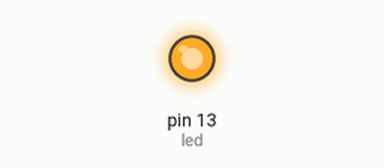
Recording of a sketch running on a simulated Arduino Uno, built with avr-gcc and run on an emulated ATmega328P. On the bench: output pins drawn as LEDs (lit = HIGH).

Above: at 0.05 s.
At 5.4 s:
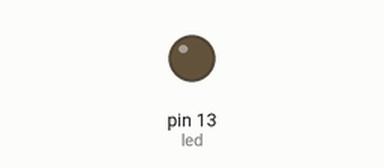
Timing chart, 0 to 9.1 s (numbered marks = the images above):
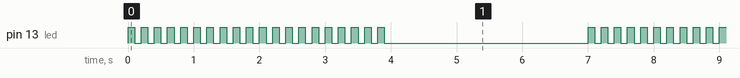

The sketch:

led-blink_02_for_loop_.ino
```cpp
int led = 13;
int delayPeriod = 100;
void setup()
{
pinMode(led, OUTPUT);
}

void loop()
{
for (int i = 0; i < 20; i ++)
{
digitalWrite(led, HIGH);
delay(delayPeriod);
digitalWrite(led, LOW);
delay(delayPeriod);
}
delay(3000);
}
```

Measured:
- by itself, pin 13 (led): repeats every 7.0 s: HIGH 0.10 s, LOW 3.1 s, 19 × (HIGH 0.10 s, LOW 0.10 s)
- by itself, everything shown: repeats every 7.0 s, in 40 steps
